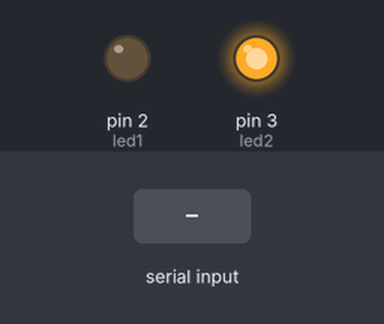
Simulated run of this sketch. Board: Arduino Uno, built with avr-gcc and run on an emulated ATmega328P. Parts: output pins drawn as LEDs (lit = HIGH). The inputs (shaded band) are chosen by the test bench. What the sketch prints to the serial monitor is not drawn.

Above: at 1.2 s.
1.3 s: byte 30 received over Serial
2.8 s: byte 90 received over Serial
4.3 s: byte 120 received over Serial
Timing chart, 0 to 7.3 s (numbered marks = the images above; inputs shaded):
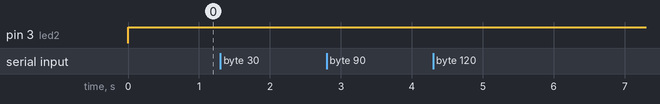

The sketch:

millis_dasar6.ino
```cpp
#include <SimpleTimer.h>

int led1 = 2;
int led2 = 3;
SimpleTimer timer;

char val="0";
void setup(){
  pinMode(led1,OUTPUT);
  pinMode(led2,OUTPUT);
  digitalWrite(led1,LOW);
  digitalWrite(led2,LOW);
  Serial.begin(9600);
}

void loop(){
  timer.run();
  if(Serial.available()){
    val=Serial.read();
    Serial.println(val);
  }
  if(val=="1"){
    digitalWrite(led1,HIGH);
    timer.setTimeout(5000,pin2high);
  }

  else if(val="2"){
    digitalWrite(led2,HIGH);
  }

}

void pin2high(){
    digitalWrite(led1,HIGH);
    val="0";
  }
```

Measured:
- after the input at 1.3 s, every drawn part: stays the same
- after the input at 2.8 s, every drawn part: stays the same
- after the input at 4.3 s, every drawn part: stays the same
